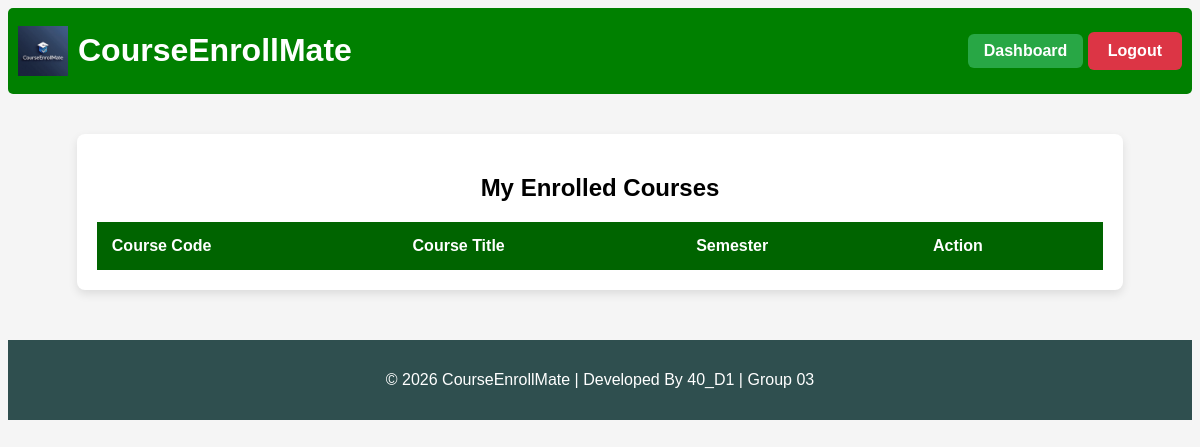
/my_courses (signed in), run on an earlier commit of the app's database.
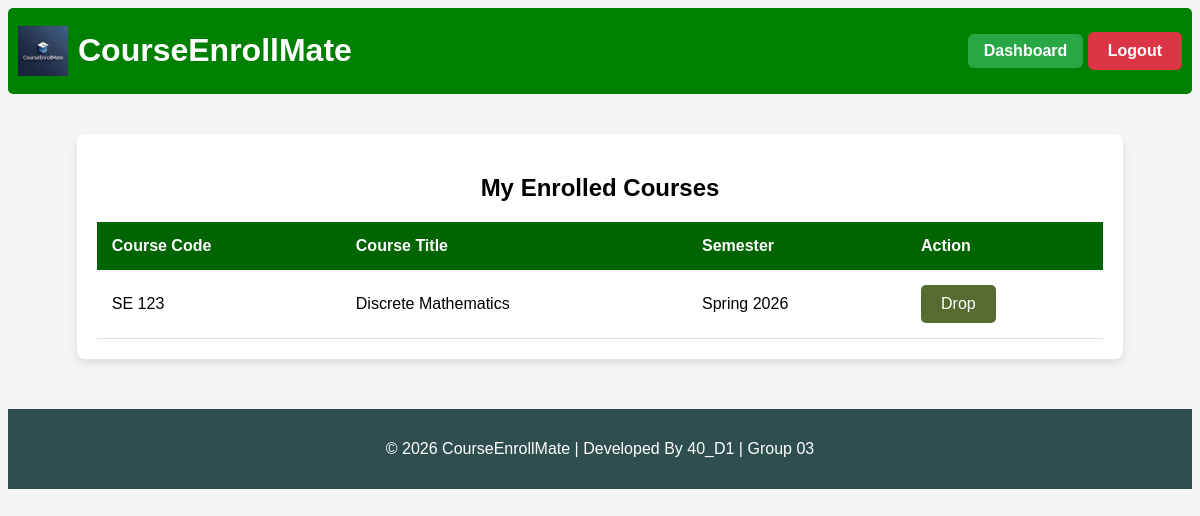
And on a later commit of the database.
### tables this page shows
CREATE TABLE enrollment_requests (
    id INTEGER PRIMARY KEY AUTOINCREMENT,
    student_id INTEGER NOT NULL,
    offering_id INTEGER NOT NULL,
    request_date TIMESTAMP DEFAULT CURRENT_TIMESTAMP,
    status TEXT CHECK(status IN ('pending','approved','rejected')) DEFAULT 'pending', rejection_reason TEXT,
    FOREIGN KEY (student_id) REFERENCES users(id),
    FOREIGN KEY (offering_id) REFERENCES course_offerings(id)
);

CREATE TABLE courses (
    id INTEGER PRIMARY KEY AUTOINCREMENT,
    course_code TEXT UNIQUE NOT NULL,
    course_title TEXT NOT NULL,
    course_description TEXT,
    credit_hours INTEGER NOT NULL,
    created_at TIMESTAMP DEFAULT CURRENT_TIMESTAMP
);

CREATE TABLE semesters (
    id INTEGER PRIMARY KEY AUTOINCREMENT,
    semester_name TEXT NOT NULL,
    start_date TEXT,
    end_date TEXT,
    status TEXT CHECK(status IN ('active','inactive')) DEFAULT 'inactive'
);

### app.py (the view)
@app.route("/my_courses")
@login_required
@role_required("student")
def my_courses():
    student_id = session["user_id"]
    conn = get_db_connection()
    courses = conn.execute("""
        SELECT
            er.id AS enrollment_id,
            co.id AS offering_id,
            co.semester_id,
            c.course_code,
            c.course_title,
            s.semester_name
        FROM enrollment_requests er
        JOIN course_offerings co ON er.offering_id = co.id
        JOIN courses c ON co.course_id = c.id
        JOIN semesters s ON co.semester_id = s.id
        WHERE er.student_id = ? AND er.status = 'approved'
    """, (student_id,)).fetchall()
    course_list = []
    for c in courses:
        deadline = conn.execute("""
            SELECT deadline_date FROM drop_deadline
            WHERE semester_id = ?
        """, (c["semester_id"],)).fetchone()
        if deadline and date.today() > date.fromisoformat(deadline["deadline_date"]):
            drop_allowed = False
        else:
            drop_allowed = True
        course_list.append({
            "enrollment_id": c["enrollment_id"],
            "course_code": c["course_code"],
            "course_title": c["course_title"],
            "semester_name": c["semester_name"],
            "drop_allowed": drop_allowed
        })
    conn.close()
    return render_template("my_courses.html", courses=course_list)

### app.py (called while the page is built)
def get_db_connection():
    conn = sqlite3.connect("courseenrollmate.db")
    conn.row_factory = sqlite3.Row
    conn.execute("PRAGMA foreign_keys = ON")
    return conn

### helper.py (called while the page is built)
def login_required(f):
    @wraps(f)
    def decorated_function(*args, **kwargs):
        if "username" not in session:
            return redirect("/login")
        return f(*args, **kwargs)
    return decorated_function

def role_required(role):
    def decorator(f):
        @wraps(f)
        def decorated_function(*args, **kwargs):
            if session.get("role") != role:
                return "403 Forbidden: Unauthorized access"
            return f(*args, **kwargs)
        return decorated_function
    return decorator

### templates/my_courses.html
{% extends "base.html" %}
{% block body %}
<div class="table-container">
    <h2>My Enrolled Courses</h2>
    <table>
        <thead>
            <tr>
                <th>Course Code</th>
                <th>Course Title</th>
                <th>Semester</th>
                <th>Action</th>
            </tr>
        </thead>
        <tbody>
        {% for c in courses %}
            <tr>
                <td>{{ c.course_code }}</td>
                <td>{{ c.course_title }}</td>
                <td>{{ c.semester_name }}</td>
                <td>
                    {% if c.drop_allowed %}
                        <a href="/drop_course/{{ c.enrollment_id }}">Drop</a>
                    {% else %}
                        <button disabled>Deadline Passed</button>
                    {% endif %}
                </td>
            </tr>
        {% endfor %}
        </tbody>
    </table>
</div>
{% endblock %}

What changed in the data, as far as the page shows it:
now on this page (row edited): enrollment_requests: course_code "SE 123", course_title "Discrete Mathematics", semester_name "Spring 2026"
